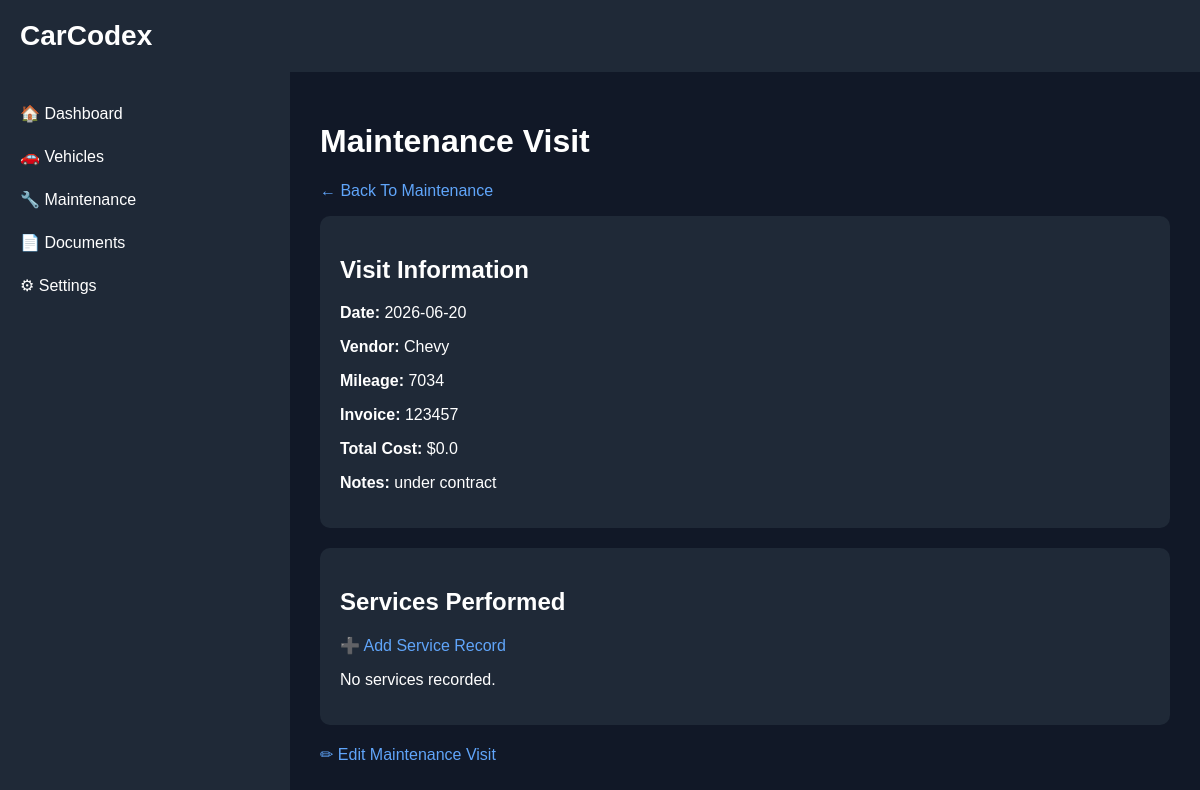
The page /maintenance-visit/1 on the database its author committed.
### backend/models.py (models this page shows)
class MaintenanceVisit(Base):
    __tablename__ = "maintenance_visits"
    id = Column(Integer, primary_key=True, index=True)
    vehicle_id = Column(Integer, ForeignKey("vehicles.id"))
    vendor_id = Column(
        Integer,
        nullable=True
    )
    visit_date = Column(String)
    mileage = Column(Integer)
    vendor = Column(String)
    invoice_number = Column(String)
    total_cost = Column(Float)
    notes = Column(String)
    archived = Column(
    Boolean,
    default=False
)

### backend/main.py (the view)
@app.get(
    "/maintenance-visit/{visit_id}",
    response_class=HTMLResponse
)
def maintenance_visit_detail(
    request: Request,
    visit_id: int
):
    db = SessionLocal()
    visit = db.query(
        MaintenanceVisit
    ).filter(
        MaintenanceVisit.id == visit_id
    ).first()
    services = db.query(
        ServiceRecord
    ).filter(
        ServiceRecord.maintenance_visit_id == visit_id,
        ServiceRecord.archived == False
    ).all()
    db.close()
    return templates.TemplateResponse(
        request=request,
        name="maintenance_visit_detail.html",
        context={
            "request": request,
            "visit": visit,
            "services": services
        }
    )

### backend/templates/maintenance_visit_detail.html (shortened to what this page needs)
{% extends "base.html" %}
{% block content %}
<h1>Maintenance Visit</h1>
<p>
    <a href="/maintenance-ui"
       class="nav-link">
        ← Back To Maintenance
    </a>
</p>
<div class="card">
    <h2>Visit Information</h2>
    <p>
        <strong>Date:</strong>
        {{ visit.visit_date }}
    </p>
    <p>
        <strong>Vendor:</strong>
        {{ visit.vendor }}
    </p>
    <p>
        <strong>Mileage:</strong>
        {{ visit.mileage }}
    </p>
    <p>
        <strong>Invoice:</strong>
        {{ visit.invoice_number }}
    </p>
    <p>
        <strong>Total Cost:</strong>
        ${{ visit.total_cost }}
    </p>
    <p>
        <strong>Notes:</strong>
        {{ visit.notes }}
    </p>
</div>
<div class="card">
    <h2>Services Performed</h2>
    <p>
        <a href="/service-add/{{ visit.id }}"
           class="nav-link">
            ➕ Add Service Record
        </a>
    </p>
    {% if services %}
        {% for service in services %}
            <div class="service-item">
                <p>
                    <strong>Primary Reason:</strong>
                    {{ service.primary_reason }}
                </p>
                <p>
                    <strong>Parts Used:</strong>
                    <br>
                    {{ service.parts_used }}
                </p>
                <p>
                    <strong>Additional Services:</strong>
                    <br>
                    {{ service.additional_services }}
                </p>
                <p>
                    <strong>Notes:</strong>
                    <br>
                    {{ service.notes }}
                </p>
                <p>
                    <a href="/service-edit/{{ service.id }}"
                       class="nav-link">
                        ✏ Edit Service Record
                    </a>
                </p>
                <p>
                    <a href="/service-archive/{{ service.id }}"
                    class="nav-link">
                        📦 Archive Service Record
                    </a>
            </p>
            </div>
        {% endfor %}
    {% else %}
        <p>
            No services recorded.
        </p>
    {% endif %}
</div>
<p>
    <a href="/maintenance-edit/{{ visit.id }}"
       class="nav-link">
        ✏ Edit Maintenance Visit
    </a>
</p>
{% endblock %}

### backend/templates/base.html (style rules this page uses)
body { margin: 0; font-family: Arial, sans-serif; background: #111827; color: white; }
.card { background: #1f2937; border-radius: 10px; padding: 20px; }

### backend/templates/maintenance_visit_detail.html (style rules this page uses)
.nav-link { color: #60a5fa; text-decoration: none; }
.card { margin-bottom: 20px; }

### rows shown on the page
MaintenanceVisit: visit_date "2026-06-20", vendor "Chevy", mileage "7034", invoice_number "123457", total_cost "0.0", notes "under contract"
